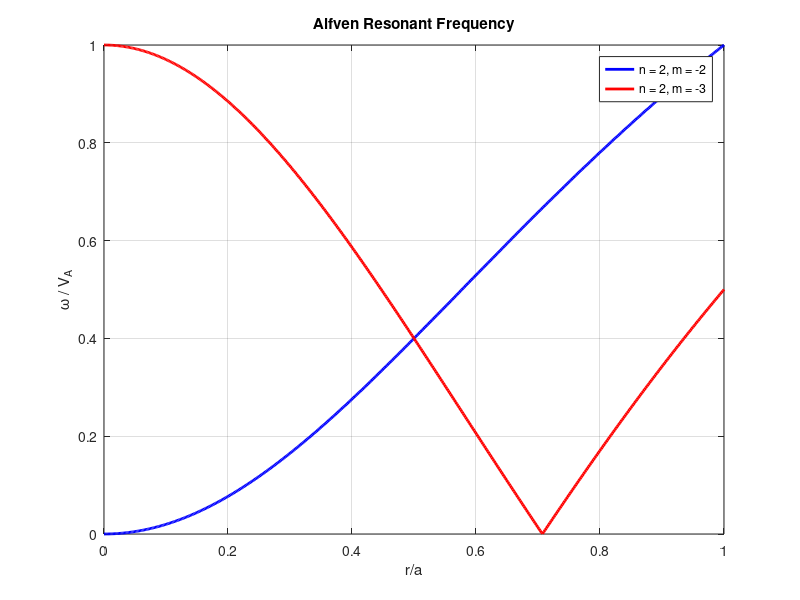
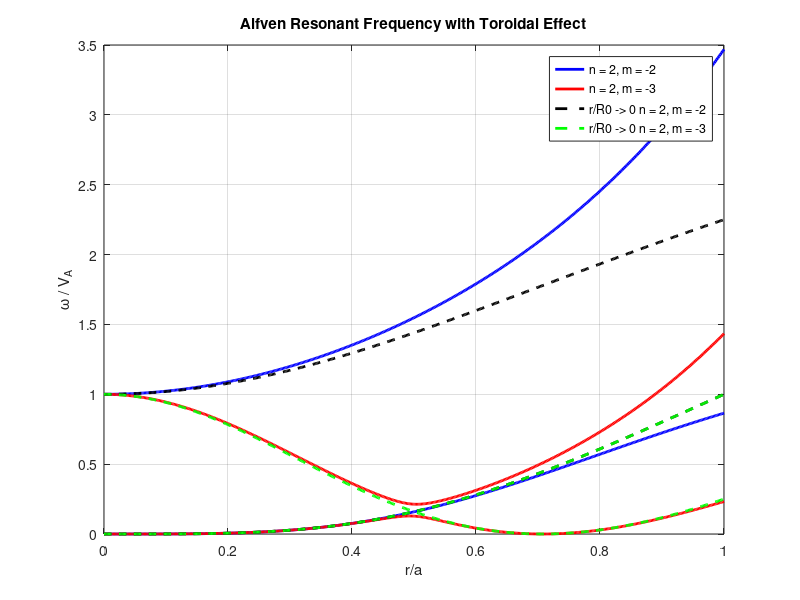

The MATLAB source for these figures, in order:
%先端プラズマ理工学課題

clear;

R0 = 1;
a = 0.25;
ra = linspace(0, 1, 500);
r = ra * a;

n = 2;
m1 = -2;
m2 = -3;

q = 1+ra.^2;

%(1)
arf11 = (1/R0) * (n+m1 ./q);
arf21 = (1/R0) * (n+m2 ./q);

figure;
plot(ra, abs(arf11), 'b-', 'LineWidth', 2);hold on;
plot(ra, abs(arf21), 'r-', 'LineWidth', 2);
xlabel('r/a');
ylabel('\omega / V_A');
legend('n = 2, m = -2', 'n = 2, m = -3');
title('Alfven Resonant Frequency');
grid on;
ylim([0 1]);
xlim([0 1]);
hold off;

%(2)
arf12 = (1/R0) * (n+(m1+1) ./q);
arf22 = (1/R0) * (n+(m2+1) ./q);

arft1p = (arf11.^2+arf12.^2+((arf11.^2-arf12.^2).^2+4*(2*r/R0).^2.*arf11.^2.*arf12.^2).^0.5)./(2*(1-(2*r./R0).^2));
arft1m = (arf11.^2+arf12.^2-((arf11.^2-arf12.^2).^2+4*(2*r/R0).^2.*arf11.^2.*arf12.^2).^0.5)./(2*(1-(2*r./R0).^2));

arft2p = (arf21.^2+arf22.^2+((arf21.^2-arf22.^2).^2+4*(2*r/R0).^2.*arf21.^2.*arf22.^2).^0.5)./(2*(1-(2*r./R0).^2));
arft2m = (arf21.^2+arf22.^2-((arf21.^2-arf22.^2).^2+4*(2*r/R0).^2.*arf21.^2.*arf22.^2).^0.5)./(2*(1-(2*r./R0).^2));

% (3)
% arft10p = (arf11.^2+arf12.^2+abs(arf11.^2-arf12.^2))/2;
% arft10m = (arf11.^2+arf12.^2-abs(arf11.^2-arf12.^2))/2;
% arft20p = (arf21.^2+arf22.^2+abs(arf21.^2-arf22.^2))/2;
% arft20m = (arf21.^2+arf22.^2-abs(arf21.^2-arf22.^2))/2; %冗長すぎるよ笑笑

arft10p = max(arf11.^2, arf12.^2);
arft10m = min(arf11.^2, arf12.^2);
arft20p = max(arf21.^2, arf22.^2);
arft20m = min(arf21.^2, arf22.^2);

figure;
plot(ra, abs(arft1p), 'b-', 'LineWidth', 2);hold on;
plot(ra, abs(arft1m), 'b-', 'LineWidth', 2, 'HandleVisibility', 'off');
plot(ra, abs(arft2p), 'r-', 'LineWidth', 2);
plot(ra, abs(arft2m), 'r-', 'LineWidth', 2, 'HandleVisibility', 'off');
plot(ra, abs(arft10p), 'k--', 'LineWidth', 2);
plot(ra, abs(arft10m), 'k--', 'LineWidth', 2, 'HandleVisibility', 'off');
plot(ra, abs(arft20p), 'g--', 'LineWidth', 2);
plot(ra, abs(arft20m), 'g--', 'LineWidth', 2, 'HandleVisibility', 'off');
xlabel('r/a');
ylabel('\omega / V_A');
legend('n = 2, m = -2', 'n = 2, m = -3', 'r/R0 -> 0 n = 2, m = -2','r/R0 -> 0 n = 2, m = -3');
title('Alfven Resonant Frequency with Toroidal Effect');
grid on;
% ylim([0 1]);
% xlim([0 1]);
hold off;
